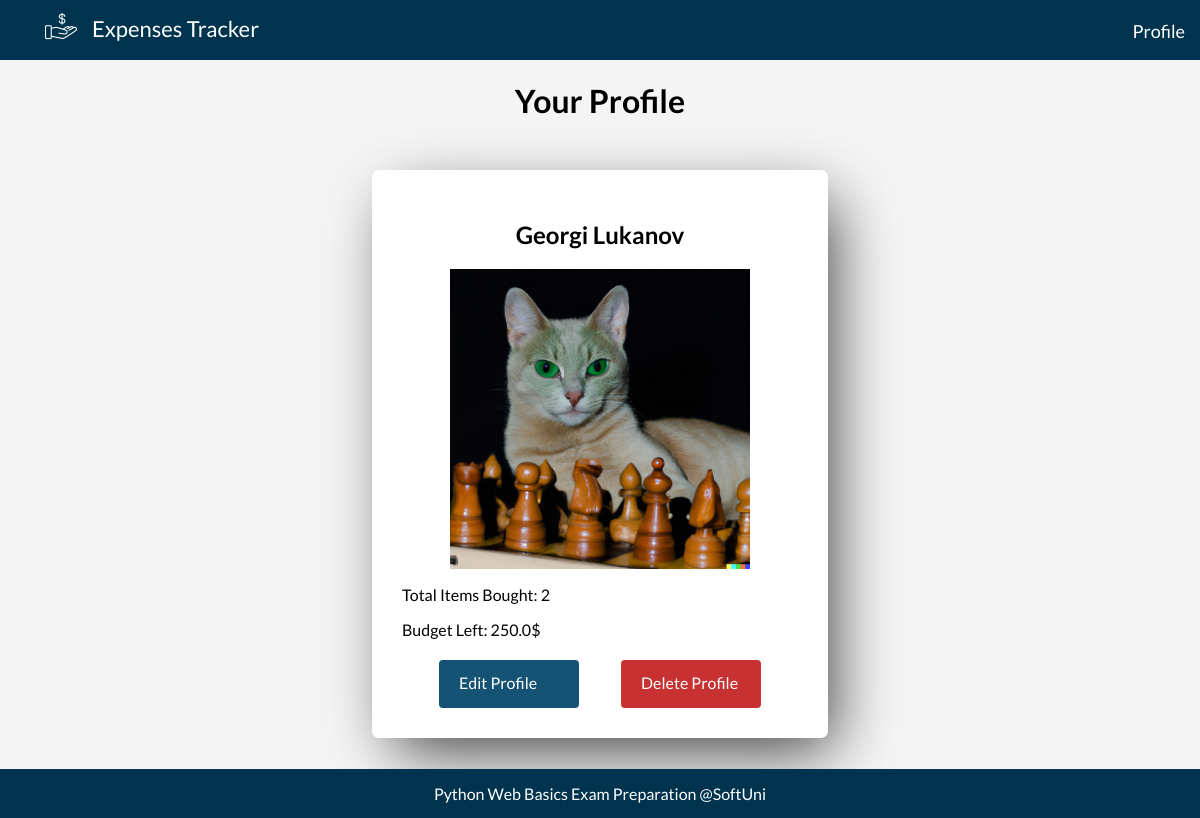
/profile/, run on the app's committed database.
### Expenses_App/my_web/models.py (models this page shows, shortened)
class Profile(models.Model):
    FIRST_NAME_MAX_LEN = 15
    FIRST_NAME_MIN_LEN = 2
    FIRST_NAME_MIN_LEN_MSG_ERROR = 'First name must be at least 2 chars!'
    LAST_NAME_MAX_LEN = 15
    LAST_NAME_MIN_LEN = 2
    LAST_NAME_MIN_LEN_MSG_ERROR = 'First name must be at least 2 chars!'
    profile_image = models.ImageField(
        upload_to='images',
        validators=(
            validate_file_size_5mb,
        ),
        blank=True,
        null=True,
    )
    first_name = models.CharField(
        max_length=FIRST_NAME_MAX_LEN,
        validators=(
            validators.MinLengthValidator(FIRST_NAME_MIN_LEN, FIRST_NAME_MIN_LEN_MSG_ERROR),
            validate_only_letters,
        )
    )
    last_name = models.CharField(
        max_length=LAST_NAME_MAX_LEN,
        validators=(
            validators.MinLengthValidator(LAST_NAME_MIN_LEN, LAST_NAME_MIN_LEN_MSG_ERROR),
            validate_only_letters,
        )
    )
    budget = models.FloatField(
        default=0,
        validators=(validate_budget,),
    )

### Expenses_App/my_web/views.py (the view)
# urls.py: path('', profile_details, name='profile-details'),
def profile_details(request):
    profile = Profile.objects.first()
    expenses = Expense.objects.all()
    context = {
        'profile': profile,
        'expenses': expenses,
    }
    return render(
        request,
        'profile/profile.html',
        context,
    )

### templates/profile/profile.html
{% extends 'base.html' %}
{% load static %}
{% block content %}
    <div class="body">
        <h1>Your Profile</h1>
        <div class="expenses-container">
            <div class="expense-container">
                <h2>{{ profile.first_name }} {{ profile.last_name }}</h2>
                {% if not profile.profile_image %}
                    <img src="{% static 'images/user.png' %}" alt="profile pic">
                {% else %}
                    <img src="{{ profile.profile_image.url }}" alt="profile pic">
                {% endif %}
                <p>Total Items Bought: {{ expenses.count }}</p>
                <p>Budget Left: {{ profile.budget }}$</p>
                <div class="right">
                    <a class="button edit" href="{% url 'edit-profile' %}">Edit Profile</a>
                    <a class="button delete" href="{% url 'delete-profile' %}">Delete Profile</a>
                </div>
            </div>
        </div>
    </div>
{% endblock %}

### staticfiles/css/style.css (style rules this page uses)
body { background: #f6f5f5; font-family: 'Lato', sans-serif; margin: 0; padding: 0; }
a { text-decoration: none; color: white; }
h1 { text-align: center; }
input[type=submit], .button { background-color: #145374; color: white; padding: 13px 20px; border: none; border-radius: 4px; cursor: pointer; width: 100px; height: 50px; font-family: 'Lato', sans-serif; font-size: 16px; display: block; margin: 5px auto 0; }
.button.edit { background-color: #145374; margin-right: 5px; height: 22px; }
.button.delete { background: #c73131; height: 22px; }
.expenses-container { display: flex; justify-content: space-evenly; margin-top: 50px; margin-bottom: 80px; }
.expense-container, .expenses-list { width: 33%; -webkit-box-shadow: 13px 21px 60px -9px rgba(0, 0, 0, 0.75); -moz-box-shadow: 13px 21px 60px -9px rgba(0, 0, 0, 0.75); box-shadow: 13px 21px 60px -9px rgba(0, 0, 0, 0.75); border-radius: 7px; padding: 30px; background: white; }
.expense-container h2 { text-align: center; }
.expense-container img { display: block; width: 300px; height: auto; margin: 0 auto; }
.right { display: flex; justify-content: space-between; }

### data on the page
Profile: first_name "Georgi", last_name "Lukanov", profile_image (picture), budget "250.0"

### other printed values
{{ expenses.count }} "2"
